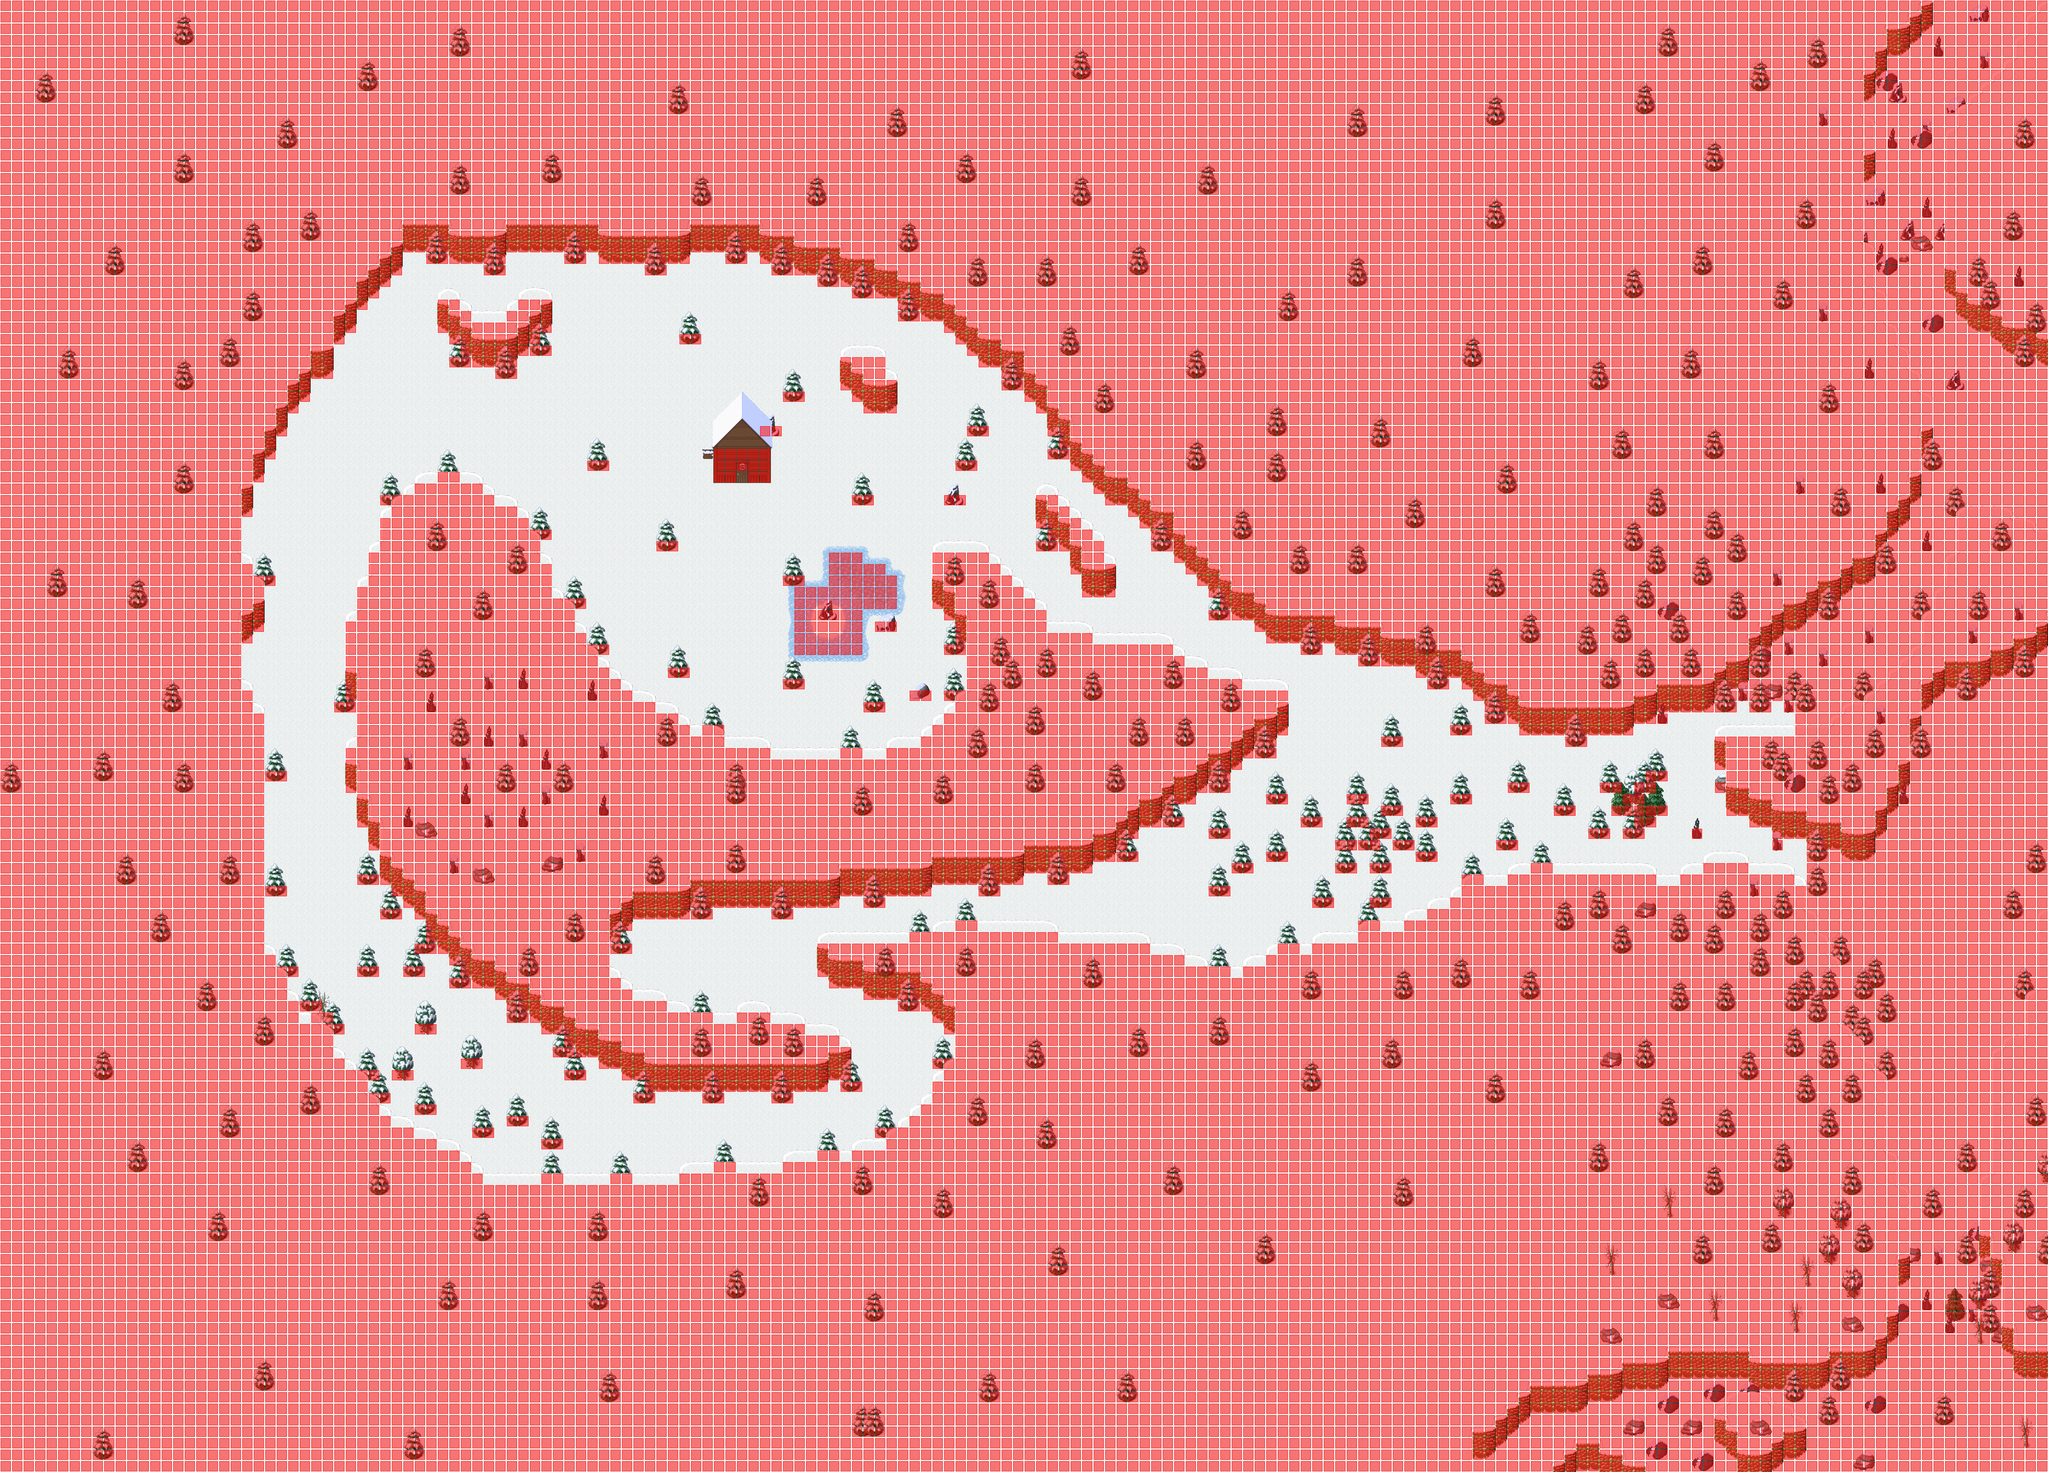

This is a level from a 2D game, rendered from its Tiled map with the project's own tilesets. A one-line summary and the map file follow, with tile-layer data summarised:
An orthogonal 178x128 tile map with 32x32 px tiles, 6 tile layers (Ground1, Ground2, Fringe, Over1, ...), 6 tilesets and 14 objects (11x spawn, 3x warp).

<map version="1.0" orientation="orthogonal" width="178" height="128" tilewidth="32" tileheight="32">
 <properties>
  <property name="music" value="Explorers-melody.ogg" />
  <property name="name" value="snow Forest" />
  <property name="overlay0image" value="graphics/images/ambient/snow.png" />
  <property name="overlay0parallax" value="3.3" />
  <property name="overlay0scrollX" value="6" />
  <property name="overlay0scrollY" value="2.2" />
  <property name="overlay1image" value="graphics/images/ambient/snow.png" />
  <property name="overlay1parallax" value="3.0" />
  <property name="overlay1scrollX" value="4.6" />
  <property name="overlay1scrollY" value="3.1" />
  <property name="overlay2image" value="graphics/images/ambient/snow.png" />
  <property name="overlay2parallax" value="1.2" />
  <property name="overlay2scrollX" value="5.3" />
  <property name="overlay2scrollY" value="2.3" />
  <property name="overlay3image" value="graphics/images/ambient/snow.png" />
  <property name="overlay3parallax" value="3.2" />
  <property name="overlay3scrollX" value="5.6" />
  <property name="overlay3scrollY" value="2.1" />
  <property name="overlay4image" value="graphics/images/ambient/snow.png" />
  <property name="overlay4parallax" value="3.6" />
  <property name="overlay4scrollX" value="5.2" />
  <property name="overlay4scrollY" value="3.5" />
  <property name="overlay5image" value="graphics/images/ambient/snow.png" />
  <property name="overlay5parallax" value="1.2" />
  <property name="overlay5scrollX" value="5.3" />
  <property name="overlay5scrollY" value="2.3" />
 </properties>
 <tileset firstgid="1" source="../tilesets/collision.tsx" />
 <tileset firstgid="3" source="../tilesets/snow.tsx" />
 <tileset firstgid="259" source="../tilesets/snow_x2.tsx" />
 <tileset firstgid="275" source="../tilesets/snow_tree_x3.tsx" />
 <tileset firstgid="279" source="../tilesets/snow_village.tsx" />
 <tileset firstgid="535" source="../tilesets/snow_ground.tsx" />
 <layer name="Ground1" width="178" height="128">
  <data>[22784 cells, 22784 non-empty, 1 distinct tile ids]</data>
 </layer>
 <layer name="Ground2" width="178" height="128">
  <data>[22784 cells, 22357 non-empty, 65 distinct tile ids]</data>
 </layer>
 <layer name="Fringe" width="178" height="128">
  <data>[22784 cells, 537 non-empty, 25 distinct tile ids]</data>
 </layer>
 <layer name="Over1" width="178" height="128">
  <data>[22784 cells, 530 non-empty, 26 distinct tile ids]</data>
 </layer>
 <layer name="Over2" width="178" height="128">
  <data>[22784 cells, 1 non-empty, 1 distinct tile ids]</data>
 </layer>
 <layer name="Collision" width="178" height="128">
  <data>[22784 cells, 18929 non-empty, 1 distinct tile ids]</data>
 </layer>
 <objectgroup name="Objects" visible="0">
  <object name="Reinboo" type="spawn" x="0" y="0">
   <properties>
    <property name="eA_death" value="30000" />
    <property name="eA_spawn" value="100000" />
    <property name="max_beings" value="20" />
    <property name="monster_id" value="92" />
   </properties>
  </object>
  <object name="Fluffy" type="spawn" x="0" y="0">
   <properties>
    <property name="eA_death" value="30000" />
    <property name="eA_spawn" value="100000" />
    <property name="max_beings" value="25" />
    <property name="monster_id" value="18" />
   </properties>
  </object>
  <object name="Squirrel" type="spawn" x="0" y="0">
   <properties>
    <property name="eA_death" value="30000" />
    <property name="eA_spawn" value="100000" />
    <property name="max_beings" value="25" />
    <property name="monster_id" value="36" />
   </properties>
  </object>
  <object name="WhiteBell" type="spawn" x="0" y="0">
   <properties>
    <property name="eA_death" value="30000" />
    <property name="eA_spawn" value="100000" />
    <property name="max_beings" value="5" />
    <property name="monster_id" value="93" />
   </properties>
  </object>
  <object name="WhiteSlime" type="spawn" x="2144" y="1248" width="96" height="96">
   <properties>
    <property name="eA_death" value="30000" />
    <property name="eA_spawn" value="100000" />
    <property name="max_beings" value="4" />
    <property name="monster_id" value="91" />
   </properties>
  </object>
  <object name="BlueSlime" type="spawn" x="2240" y="1888" width="160" height="192">
   <properties>
    <property name="eA_death" value="30000" />
    <property name="eA_spawn" value="100000" />
    <property name="max_beings" value="2" />
    <property name="monster_id" value="89" />
   </properties>
  </object>
  <object name="ToHighlands1" type="warp" x="4960" y="1984" width="32" height="64">
   <properties>
    <property name="dest_map" value="047-1" />
    <property name="dest_tile_x" value="25" />
    <property name="dest_tile_y" value="62" />
   </properties>
  </object>
  <object name="ToHighlands1" type="warp" x="4992" y="2400" width="32" height="64">
   <properties>
    <property name="dest_map" value="047-1" />
    <property name="dest_tile_x" value="26" />
    <property name="dest_tile_y" value="76" />
   </properties>
  </object>
  <object name="ToSage" type="warp" x="2048" y="1312" width="32" height="32">
   <properties>
    <property name="dest_map" value="048-2" />
    <property name="dest_tile_x" value="40" />
    <property name="dest_tile_y" value="48" />
   </properties>
  </object>
  <object name="WhiteSlime" type="spawn" x="1504" y="1152" width="96" height="96">
   <properties>
    <property name="eA_death" value="30000" />
    <property name="eA_spawn" value="100000" />
    <property name="max_beings" value="4" />
    <property name="monster_id" value="91" />
   </properties>
  </object>
  <object name="WhiteSlime" type="spawn" x="2272" y="928" width="96" height="96">
   <properties>
    <property name="eA_death" value="30000" />
    <property name="eA_spawn" value="100000" />
    <property name="max_beings" value="4" />
    <property name="monster_id" value="91" />
   </properties>
  </object>
  <object name="BlueSlime" type="spawn" x="1888" y="1536" width="160" height="192">
   <properties>
    <property name="eA_death" value="30000" />
    <property name="eA_spawn" value="100000" />
    <property name="max_beings" value="2" />
    <property name="monster_id" value="89" />
   </properties>
  </object>
  <object name="BlueSlime" type="spawn" x="1888" y="1056" width="160" height="192">
   <properties>
    <property name="eA_death" value="30000" />
    <property name="eA_spawn" value="100000" />
    <property name="max_beings" value="2" />
    <property name="monster_id" value="89" />
   </properties>
  </object>
  <object name="WhiteSlime" type="spawn" x="1312" y="768" width="96" height="96">
   <properties>
    <property name="eA_death" value="30000" />
    <property name="eA_spawn" value="100000" />
    <property name="max_beings" value="4" />
    <property name="monster_id" value="91" />
   </properties>
  </object>
 </objectgroup>
</map>
